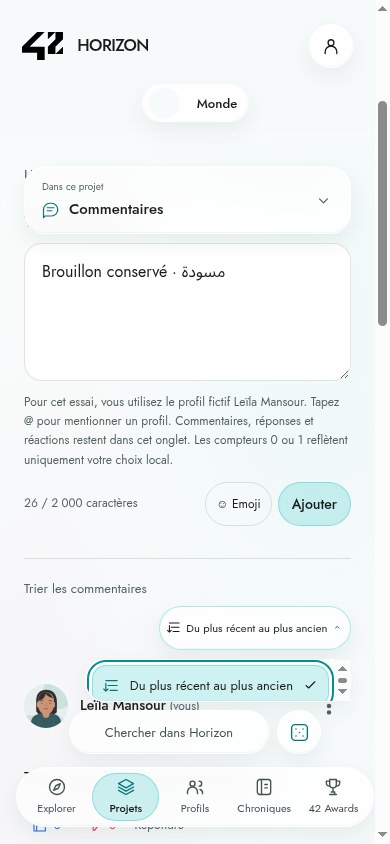
#> input picture site/checks/20261015-audit-fixes/tri-commentaires/fr390-144-iii-60.png, 390 x 844 px, found by its file name; its folder holds 8 pictures in this run
$ python 13-composites.py
#> lines starting #> are read from the running program, lines starting #| are printed output that depends on the picture
# 13 — Composites sans navigateur (reprise du 15 octobre 2026), à partir des captures déjà faites :
#  composite-d2-avant-apres.png : rangée 1 = demande de la consigne (144 contre 145, FR 390 près du bas et AR 320 avec
#    « remonter ») ; rangée 2 = compléments (FR 390 avec « remonter » visible ; cas résiduels : bouton de tri sous le
#    « remonter » en AR 320, sous la capsule de recherche en FR 390).
#  composite-d2-residuel-zoom.png : recadrages à l'échelle 1 des cas résiduels (144 contre 145).
from pathlib import Path
from PIL import Image, ImageDraw, ImageFont
OUT=Path('/home/le-rif/Bureau/Transcendence/site/checks/20261015-audit-fixes/tri-commentaires')
font=ImageFont.truetype('/usr/share/fonts/truetype/dejavu/DejaVuSans-Bold.ttf',13)
def build(rows,scale,target,head=40,pad=10):
#> called with scale = 0.5, target = 'composite-d2-avant-apres.png', head = 40, pad = 10
 built=[]
 for row in rows:
  ims=[]
  for f,label,crop in row:
   im=Image.open(OUT/f).convert('RGB')
#> im is the input picture: PIL image 390x844 RGB; mean R, G, B 239.8, 244, 244.2
   if crop:im=im.crop(crop)
   if scale!=1:im=im.resize((round(im.width*scale),round(im.height*scale)),Image.LANCZOS)
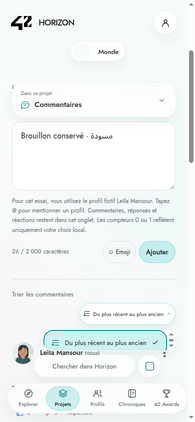
#> im: PIL image 195x422 RGB; mean R, G, B 239.6, 243.8, 244
   ims.append((im,label))
  w=sum(im.width for im,_ in ims)+pad*(len(ims)+1);h=max(im.height for im,_ in ims)+head+pad
  canvas=Image.new('RGB',(w,h),(245,245,245));d=ImageDraw.Draw(canvas);x=pad
#> after `canvas = Image.new('RGB', (w, h), (245, 245, 245))`: canvas: PIL image 760x472 RGB; every value is 245
  for im,label in ims:
   for i,line in enumerate(label.split('\n')):d.text((x,4+i*16),line,fill=(20,20,20),font=font)
   canvas.paste(im,(x,head));d.rectangle([x-1,head-1,x+im.width,head+im.height],outline=(120,120,120));x+=im.width+pad
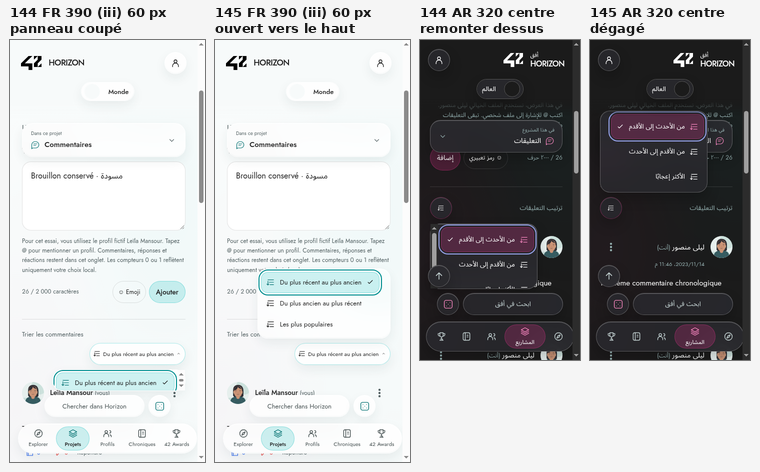
#> canvas: PIL image 760x472 RGB; mean R, G, B 181.2, 182.2, 183.3
  built.append(canvas)
 W=max(b.width for b in built);H=sum(b.height for b in built)
 final=Image.new('RGB',(W,H),(245,245,245));y=0
 for b in built:final.paste(b,(0,y));y+=b.height
 final.save(OUT/target,optimize=True);print(target,final.size)
#> (the run stopped early here; a loop or call above may not have finished)
